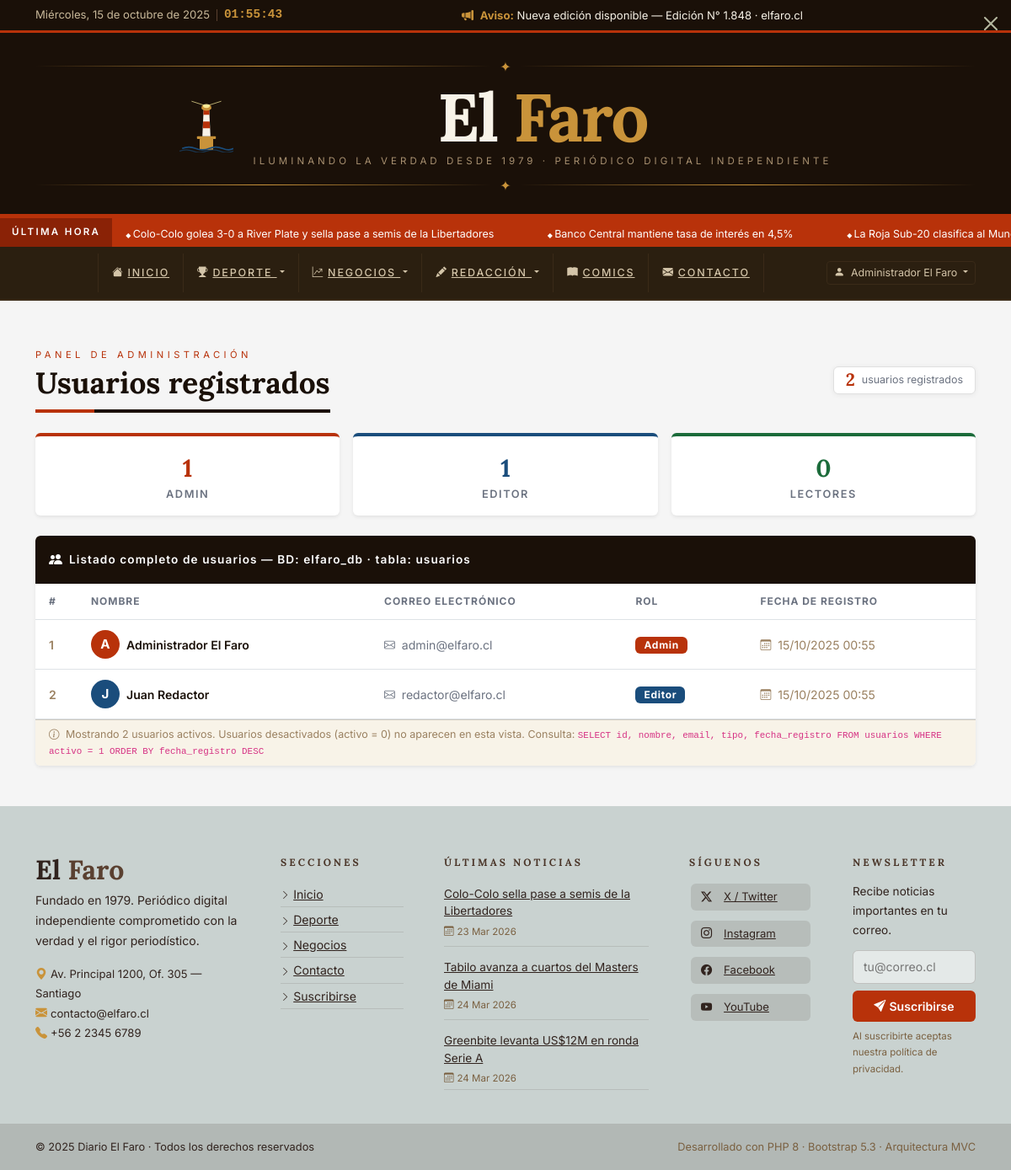
Screenshot of /el-faro-sem-07/index.php?page=usuarios (signed in) with the database file from the repository.
### tables this page shows
CREATE TABLE IF NOT EXISTS usuarios (
    id             INT UNSIGNED     NOT NULL AUTO_INCREMENT,
    nombre         VARCHAR(100)     NOT NULL,
    email          VARCHAR(150)     NOT NULL UNIQUE,
    password_hash  VARCHAR(255)     NOT NULL,
    tipo           ENUM('lector','editor','admin') NOT NULL DEFAULT 'lector',
    fecha_registro TIMESTAMP        NOT NULL DEFAULT CURRENT_TIMESTAMP,
    activo         TINYINT(1)       NOT NULL DEFAULT 1,
    PRIMARY KEY (id),
    INDEX idx_email (email)
);

### el-faro-sem-07/controllers/AuthController.php (called while the page is built, shortened)
<?php
class AuthController extends Controller
{
    public function usuarios(): void
    {
        $usuarioModel = new Usuario();
        $usuarios     = $usuarioModel->listarActivos();
        $this->render('auth/usuarios', [
            'titulo'   => 'Usuarios registrados — El Faro',
            'usuarios' => $usuarios,
        ]);
    }
}

### el-faro-sem-07/index.php (called while the page is built, shortened)
<?php
spl_autoload_register(function (string $class): void {
    $paths = [
        __DIR__ . '/models/'      . $class . '.php',
        __DIR__ . '/controllers/' . $class . '.php',
    ];
    foreach ($paths as $file) {
        if (file_exists($file)) {
            return;
        }
    }
});
$page = isset($_GET['page']) ? trim($_GET['page']) : 'home';
$routes = [
    'home'      => ['HomeController',     'index'   ],
    'articulos'        => ['ArticuloController', 'index'   ],
    'articulos_lista'   => ['ArticuloController', 'listar'  ],
    'articulos_editar'  => ['ArticuloController', 'editar'  ],
    'contacto'  => ['ContactoController', 'index'   ],
    'login'     => ['AuthController',     'login'   ],
    'register'  => ['AuthController',     'register'],
    'logout'    => ['AuthController',     'logout'  ],
    'cambiar_password' => ['AuthController', 'cambiarPassword'],
    'usuarios'          => ['AuthController', 'usuarios'       ],
    'comics'    => ['ComicController',    'index'   ],
];
if (array_key_exists($page, $routes)) {
    [$controllerName, $method] = $routes[$page];
} else {
    [$controllerName, $method] = ['HomeController', 'index'];
}
$controller = new $controllerName();
$controller->$method();

### el-faro-sem-07/config/Database.php (called while the page is built, shortened)
<?php
class Database
{
    private static ?Database $instance = null;
    private PDO $connection;
    private function __construct()
    {
        $dsn = sprintf(
            'mysql:host=%s;dbname=%s;charset=%s',
            DB_HOST,
            DB_NAME,
            DB_CHARSET
        );
        $options = [
            PDO::ATTR_ERRMODE            => PDO::ERRMODE_EXCEPTION,
            PDO::ATTR_DEFAULT_FETCH_MODE => PDO::FETCH_ASSOC,
            PDO::ATTR_EMULATE_PREPARES   => false,
        ];
        try {
            $this->connection = new PDO($dsn, DB_USER, DB_PASS, $options);
        } catch (PDOException $e) {
            die('Error de conexión a la base de datos: ' . $e->getMessage());
        }
    }
    public static function getInstance(): Database
    {
        if (self::$instance === null) {
            self::$instance = new self();
        }
        return self::$instance;
    }
    public function getConnection(): PDO
    {
        return $this->connection;
    }
}

### el-faro-sem-07/models/Model.php (called while the page is built, shortened)
<?php
require_once ROOT_PATH . 'config/Database.php';
abstract class Model
{
    public function __construct()
    {
        $this->db = Database::getInstance()->getConnection();
    }
}

### el-faro-sem-07/models/Usuario.php (called while the page is built, shortened)
<?php
require_once __DIR__ . '/Model.php';
class Usuario extends Model
{
    protected string $table = 'usuarios';
    public function listarActivos(): array
    {
        $stmt = $this->db->query(
            "SELECT id, nombre, email, tipo, fecha_registro
             FROM {$this->table}
             WHERE activo = 1
             ORDER BY fecha_registro DESC"
        );
        return $stmt->fetchAll();
    }
}

### el-faro-sem-07/views/auth/usuarios.php (the view)
<?php
$colores = [
    'admin'  => '#B8320A',
    'editor' => '#1A4D7C',
    'lector' => '#1B6B3A',
];
?>
<section class="ef-section" style="background:#f5f5f5;">
  <div class="container">
    <div class="d-flex align-items-center justify-content-between flex-wrap gap-3 mb-4">
      <div>
        <p class="section-eyebrow">Panel de administración</p>
        <h2 class="section-heading mb-0">Usuarios registrados</h2>
      </div>
      <div class="article-counter" aria-live="polite">
        <span class="ac-num" style="color:#b8320a;"><?= count($usuarios) ?></span>
        <span class="ac-lbl">usuario<?= count($usuarios) !== 1 ? 's' : '' ?> registrado<?= count($usuarios) !== 1 ? 's' : '' ?></span>
      </div>
    </div>
    <?php if (empty($usuarios)): ?>
      <div class="text-center py-5">
        <div style="font-size:3rem;margin-bottom:12px;">👤</div>
        <p class="text-muted">No hay usuarios registrados todavía.</p>
      </div>
    <?php else: ?>
      <?php
      $totales = ['admin' => 0, 'editor' => 0, 'lector' => 0];
      foreach ($usuarios as $u) {
          $tipo = $u['tipo'] ?? 'lector';
          if (isset($totales[$tipo])) $totales[$tipo]++;
      }
      ?>
      <div class="row g-3 mb-4">
        <?php foreach ($totales as $tipo => $total): ?>
          <div class="col-md-4">
            <div class="card border-0 shadow-sm text-center py-3" style="border-top: 4px solid <?= $colores[$tipo] ?? '#888' ?> !important;">
              <div style="font-size:1.8rem;font-weight:700;color:<?= $colores[$tipo] ?? '#888' ?>;font-family:'Lora',Georgia,serif;">
                <?= $total ?>
              </div>
              <div style="font-size:.8rem;text-transform:uppercase;letter-spacing:.12em;color:#6b7280;font-weight:600;">
                <?= ucfirst($tipo) . ($total !== 1 ? 'es' : '') ?>
              </div>
            </div>
          </div>
        <?php endforeach; ?>
      </div>
      <div class="card border-0 shadow-sm overflow-hidden">
        <div class="card-header py-3 d-flex align-items-center gap-2"
             style="background:#1a1008;">
          <i class="bi bi-people-fill text-white"></i>
          <span class="text-white fw-semibold" style="font-size:.85rem;letter-spacing:.08em;">
            Listado completo de usuarios — BD: elfaro_db · tabla: usuarios
          </span>
        </div>
        <div class="table-responsive">
          <table class="table table-hover align-middle mb-0" style="font-size:.88rem;">
            <thead style="background:#f8f3e8;">
              <tr>
                <th style="padding:12px 16px;font-size:.75rem;text-transform:uppercase;letter-spacing:.08em;color:#6b7280;width:50px;">#</th>
                <th style="padding:12px 16px;font-size:.75rem;text-transform:uppercase;letter-spacing:.08em;color:#6b7280;">Nombre</th>
                <th style="padding:12px 16px;font-size:.75rem;text-transform:uppercase;letter-spacing:.08em;color:#6b7280;">Correo electrónico</th>
                <th style="padding:12px 16px;font-size:.75rem;text-transform:uppercase;letter-spacing:.08em;color:#6b7280;">Rol</th>
                <th style="padding:12px 16px;font-size:.75rem;text-transform:uppercase;letter-spacing:.08em;color:#6b7280;">Fecha de registro</th>
              </tr>
            </thead>
            <tbody>
              <?php foreach ($usuarios as $i => $usuario): ?>
                <?php
                $tipo  = $usuario['tipo'] ?? 'lector';
                $color = $colores[$tipo] ?? '#888888';
                $fecha = isset($usuario['fecha_registro'])
                         ? date('d/m/Y  H:i', strtotime($usuario['fecha_registro']))
                         : '—';
                ?>
                <tr>
                  <td style="padding:12px 16px;color:#9a8060;font-weight:600;">
                    <?= (int) $usuario['id'] ?>
                  </td>
                  <td style="padding:12px 16px;">
                    <div class="d-flex align-items-center gap-2">
                      <div style="width:34px;height:34px;border-radius:50%;
                                  background:<?= $color ?>;color:#fff;
                                  display:flex;align-items:center;justify-content:center;
                                  font-weight:700;font-size:.95rem;flex-shrink:0;">
                        <?= strtoupper(substr($usuario['nombre'], 0, 1)) ?>
                      </div>
                      <span style="font-weight:600;color:#1a1008;">
                        <?= htmlspecialchars($usuario['nombre']) ?>
                      </span>
                    </div>
                  </td>
                  <td style="padding:12px 16px;color:#6b7280;">
                    <i class="bi bi-envelope me-1" style="font-size:.8rem;"></i>
                    <?= htmlspecialchars($usuario['email']) ?>
                  </td>
                  <td style="padding:12px 16px;">
                    <span class="badge"
                          style="background:<?= $color ?>;color:#fff;
                                 font-size:.75rem;padding:4px 10px;
                                 letter-spacing:.06em;">
                      <?= htmlspecialchars(ucfirst($tipo)) ?>
                    </span>
                  </td>
                  <td style="padding:12px 16px;color:#9a8060;white-space:nowrap;">
                    <i class="bi bi-calendar3 me-1" style="font-size:.8rem;"></i>
                    <?= $fecha ?>
                  </td>
                </tr>
              <?php endforeach; ?>
            </tbody>
          </table>
        </div>
        <div class="card-footer py-2 px-3" style="background:#f8f3e8;font-size:.78rem;color:#9a8060;">
          <i class="bi bi-info-circle me-1"></i>
          Mostrando <?= count($usuarios) ?> usuario<?= count($usuarios) !== 1 ? 's' : '' ?> activo<?= count($usuarios) !== 1 ? 's' : '' ?>.
          Usuarios desactivados (activo = 0) no aparecen en esta vista.
          Consulta: <code>SELECT id, nombre, email, tipo, fecha_registro FROM usuarios WHERE activo = 1 ORDER BY fecha_registro DESC</code>
        </div>
      </div>
    <?php endif; ?>
  </div>
</section>

### rows the page displays
usuarios: total "1", tipo "EDITOR", id "2", nombre "J", nombre "Juan Redactor", email "redactor@elfaro.cl", tipo "Editor", fecha_registro "15/10/2025 00:55"
usuarios: id "1", nombre "A", nombre "Administrador El Faro", email "admin@elfaro.cl", tipo "Admin", fecha_registro "15/10/2025 00:55"

### other values shown
$_SESSION['usuario']['nombre'] "Administrador El Faro"
count($usuarios) "2"
$total "1"
$tipo "ADMIN"
$total "0"
$tipo "LECTOR"
